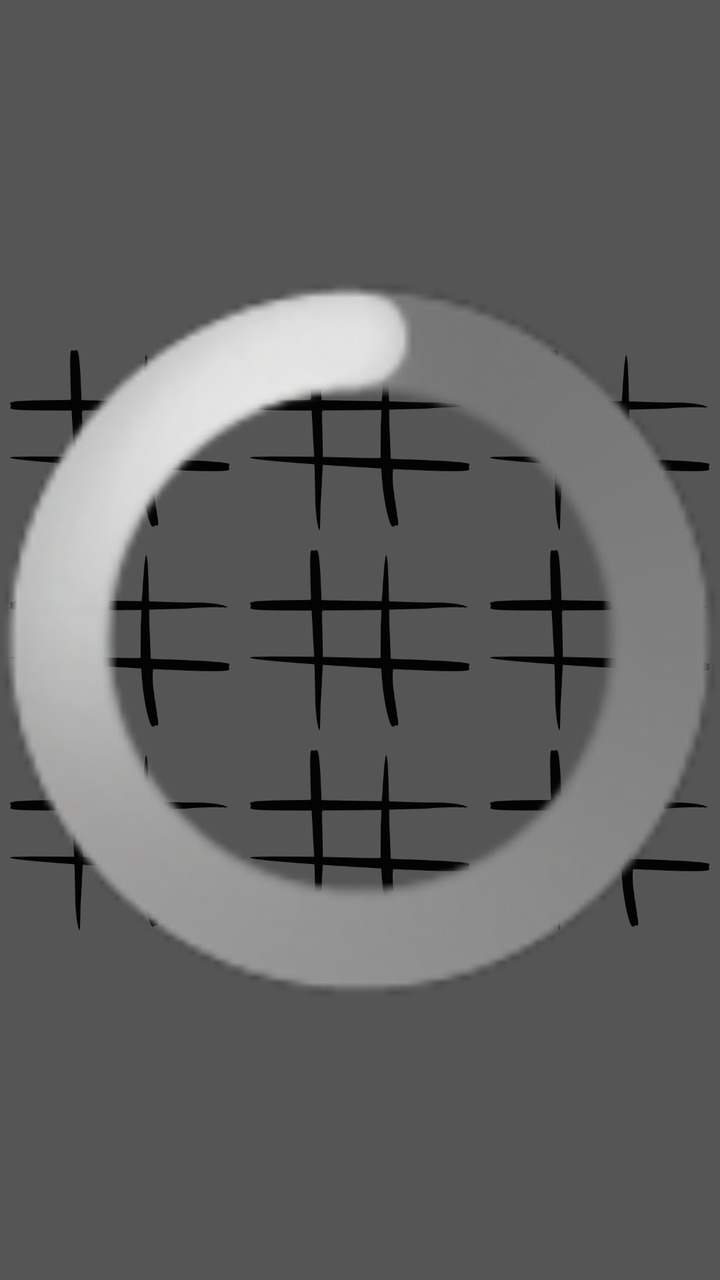
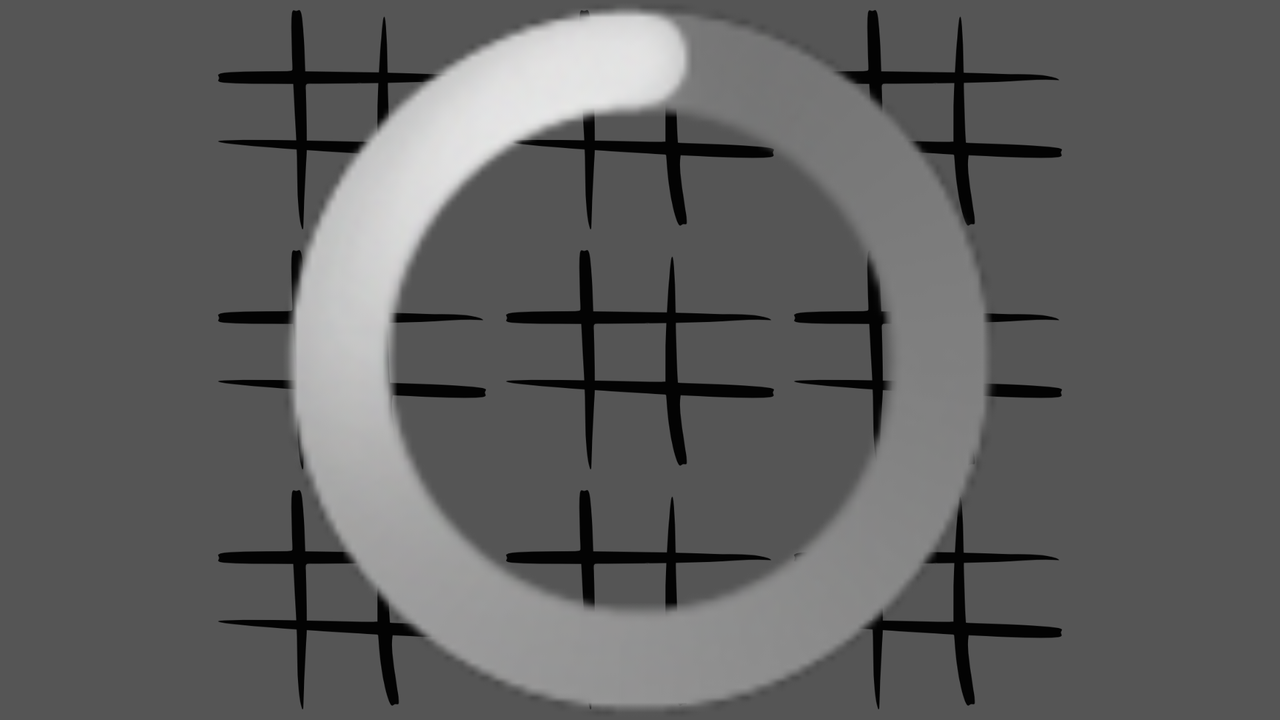

The same Android screen from two of the app's own layout files: first res/layout/ as a phone draws it, then the repository's variant for another configuration, drawn on a device whose configuration selects that folder. Both files follow.
<!-- AndroidManifest.xml: application theme AppTheme -->
<!-- res/layout/board_fragment.xml -->
<RelativeLayout
        android:layout_width="fill_parent"
        android:layout_height="fill_parent"
        xmlns:android="http://schemas.android.com/apk/res/android">

    <LinearLayout
            android:orientation="vertical"
            android:layout_width="fill_parent"
            android:layout_height="wrap_content"
            android:layout_centerVertical="true"
            android:weightSum="3"
            android:layout_centerHorizontal="true">

        <LinearLayout
                android:layout_width="fill_parent"
                android:layout_height="wrap_content"
                android:weightSum="3"
                android:id="@+id/linearLayout"
                android:layout_weight="1"
                >

            <ImageView
                    android:layout_width="wrap_content"
                    android:layout_height="wrap_content"
                    android:id="@+id/grid00"
                    android:src="@drawable/grid"
                    android:scaleType="centerInside"
                    android:layout_weight="1"
                    android:adjustViewBounds="true"
                    android:padding="5dp"/>

            <ImageView
                    android:layout_width="wrap_content"
                    android:layout_height="wrap_content"
                    android:id="@+id/grid10"
                    android:src="@drawable/grid"
                    android:scaleType="centerInside"
                    android:layout_weight="1"
                    android:adjustViewBounds="true"
                    android:padding="5dp"/>

            <ImageView
                    android:layout_width="wrap_content"
                    android:layout_height="wrap_content"
                    android:id="@+id/grid20"
                    android:src="@drawable/grid"
                    android:scaleType="centerInside"
                    android:layout_weight="1"
                    android:adjustViewBounds="true"
                    android:padding="5dp"/>

        </LinearLayout>

        <LinearLayout
                android:layout_width="fill_parent"
                android:layout_height="wrap_content"
                android:weightSum="3"
                android:id="@+id/linearLayout"
                android:layout_weight="1">

            <ImageView
                    android:layout_width="wrap_content"
                    android:layout_height="wrap_content"
                    android:id="@+id/grid01"
                    android:src="@drawable/grid"
                    android:clickable="false"
                    android:cropToPadding="false"
                    android:scaleType="centerInside"
                    android:layout_weight="1"
                    android:adjustViewBounds="true"
                    android:padding="5dp"/>

            <ImageView
                    android:layout_width="wrap_content"
                    android:layout_height="wrap_content"
                    android:id="@+id/grid11"
                    android:src="@drawable/grid"
                    android:scaleType="centerInside"
                    android:layout_weight="1"
                    android:adjustViewBounds="true"
                    android:padding="5dp"/>

            <ImageView
                    android:layout_width="wrap_content"
                    android:layout_height="wrap_content"
                    android:id="@+id/grid21"
                    android:src="@drawable/grid"
                    android:scaleType="centerInside"
                    android:layout_weight="1"
                    android:adjustViewBounds="true"
                    android:padding="5dp"/>

        </LinearLayout>

        <LinearLayout
                android:layout_width="fill_parent"
                android:layout_height="wrap_content"
                android:weightSum="3"
                android:id="@+id/linearLayout"
                android:layout_weight="1">

            <ImageView
                    android:layout_width="wrap_content"
                    android:layout_height="wrap_content"
                    android:id="@+id/grid02"
                    android:src="@drawable/grid"
                    android:clickable="false"
                    android:cropToPadding="false"
                    android:scaleType="centerInside"
                    android:layout_weight="1"
                    android:adjustViewBounds="true"
                    android:padding="5dp"/>

            <ImageView
                    android:layout_width="wrap_content"
                    android:layout_height="wrap_content"
                    android:id="@+id/grid12"
                    android:src="@drawable/grid"
                    android:scaleType="centerInside"
                    android:layout_weight="1"
                    android:adjustViewBounds="true"
                    android:padding="5dp"/>

            <ImageView
                    android:layout_width="wrap_content"
                    android:layout_height="wrap_content"
                    android:id="@+id/grid22"
                    android:src="@drawable/grid"
                    android:scaleType="centerInside"
                    android:layout_weight="1"
                    android:adjustViewBounds="true"
                    android:padding="5dp"/>

        </LinearLayout>

    </LinearLayout>

    <ProgressBar
            style="?android:attr/progressBarStyleLarge"
            android:layout_width="wrap_content"
            android:layout_height="wrap_content"
            android:id="@+id/progressBar"
            android:layout_alignParentTop="true"
            android:layout_alignParentRight="true"
            android:layout_alignParentLeft="true"
            android:layout_alignParentBottom="true"
            android:background="#AA000000"/>


</RelativeLayout>
<!-- resources referenced by this layout -->
<resources>
  <!-- drawable grid: png bitmap (drawable-hdpi, 8893 bytes) -->
  <style name="AppTheme" parent="AppBaseTheme">
          
      </style>
  <style name="AppBaseTheme" parent="android:Theme.Light">
          
      </style>
</resources>
<!-- res/layout-land/board_fragment.xml (the repository's variant of the layout above) -->
<!-- drawn on the phone turned sideways -->
<RelativeLayout
        android:layout_width="fill_parent"
        android:layout_height="fill_parent"
        xmlns:android="http://schemas.android.com/apk/res/android">

    <LinearLayout
            android:layout_width="wrap_content"
            android:layout_height="fill_parent"
            android:weightSum="3"
            android:layout_centerHorizontal="true">

        <LinearLayout
                android:orientation="vertical"
                android:layout_width="wrap_content"
                android:layout_height="fill_parent"
                android:weightSum="3"
                android:id="@+id/linearLayout"
                android:layout_weight="1"
                >

            <ImageView
                    android:layout_width="wrap_content"
                    android:layout_height="wrap_content"
                    android:id="@+id/grid00"
                    android:src="@drawable/grid"
                    android:scaleType="centerInside"
                    android:layout_weight="1"
                    android:adjustViewBounds="true"
                    android:padding="5dp"/>

            <ImageView
                    android:layout_width="wrap_content"
                    android:layout_height="wrap_content"
                    android:id="@+id/grid01"
                    android:src="@drawable/grid"
                    android:scaleType="centerInside"
                    android:layout_weight="1"
                    android:adjustViewBounds="true"
                    android:padding="5dp"/>

            <ImageView
                    android:layout_width="wrap_content"
                    android:layout_height="wrap_content"
                    android:id="@+id/grid02"
                    android:src="@drawable/grid"
                    android:scaleType="centerInside"
                    android:layout_weight="1"
                    android:adjustViewBounds="true"
                    android:padding="5dp"/>

        </LinearLayout>

        <LinearLayout
                android:orientation="vertical"
                android:layout_width="wrap_content"
                android:layout_height="fill_parent"
                android:weightSum="3"
                android:id="@+id/linearLayout"
                android:layout_weight="1">

            <ImageView
                    android:layout_width="wrap_content"
                    android:layout_height="wrap_content"
                    android:id="@+id/grid10"
                    android:src="@drawable/grid"
                    android:clickable="false"
                    android:cropToPadding="false"
                    android:scaleType="centerInside"
                    android:layout_weight="1"
                    android:adjustViewBounds="true"
                    android:padding="5dp"/>

            <ImageView
                    android:layout_width="wrap_content"
                    android:layout_height="wrap_content"
                    android:id="@+id/grid11"
                    android:src="@drawable/grid"
                    android:scaleType="centerInside"
                    android:layout_weight="1"
                    android:adjustViewBounds="true"
                    android:padding="5dp"/>

            <ImageView
                    android:layout_width="wrap_content"
                    android:layout_height="wrap_content"
                    android:id="@+id/grid12"
                    android:src="@drawable/grid"
                    android:scaleType="centerInside"
                    android:layout_weight="1"
                    android:adjustViewBounds="true"
                    android:padding="5dp"/>

        </LinearLayout>

        <LinearLayout
                android:orientation="vertical"
                android:layout_width="wrap_content"
                android:layout_height="fill_parent"
                android:weightSum="3"
                android:id="@+id/linearLayout"
                android:layout_weight="1">

            <ImageView
                    android:layout_width="wrap_content"
                    android:layout_height="wrap_content"
                    android:id="@+id/grid20"
                    android:src="@drawable/grid"
                    android:clickable="false"
                    android:cropToPadding="false"
                    android:scaleType="centerInside"
                    android:layout_weight="1"
                    android:adjustViewBounds="true"
                    android:padding="5dp"/>

            <ImageView
                    android:layout_width="wrap_content"
                    android:layout_height="wrap_content"
                    android:id="@+id/grid21"
                    android:src="@drawable/grid"
                    android:scaleType="centerInside"
                    android:layout_weight="1"
                    android:adjustViewBounds="true"
                    android:padding="5dp"/>

            <ImageView
                    android:layout_width="wrap_content"
                    android:layout_height="wrap_content"
                    android:id="@+id/grid22"
                    android:src="@drawable/grid"
                    android:scaleType="centerInside"
                    android:layout_weight="1"
                    android:adjustViewBounds="true"
                    android:padding="5dp"/>

        </LinearLayout>

    </LinearLayout>

    <ProgressBar
            android:layout_width="wrap_content"
            android:layout_height="wrap_content"
            android:id="@+id/progressBar"
            android:layout_alignParentLeft="true"
            android:layout_alignParentTop="true"
            android:layout_alignParentRight="true"
            android:layout_alignParentBottom="true"
            android:background="#AA000000"
            android:longClickable="false"
            style="?android:attr/progressBarStyleLarge"/>


</RelativeLayout>
